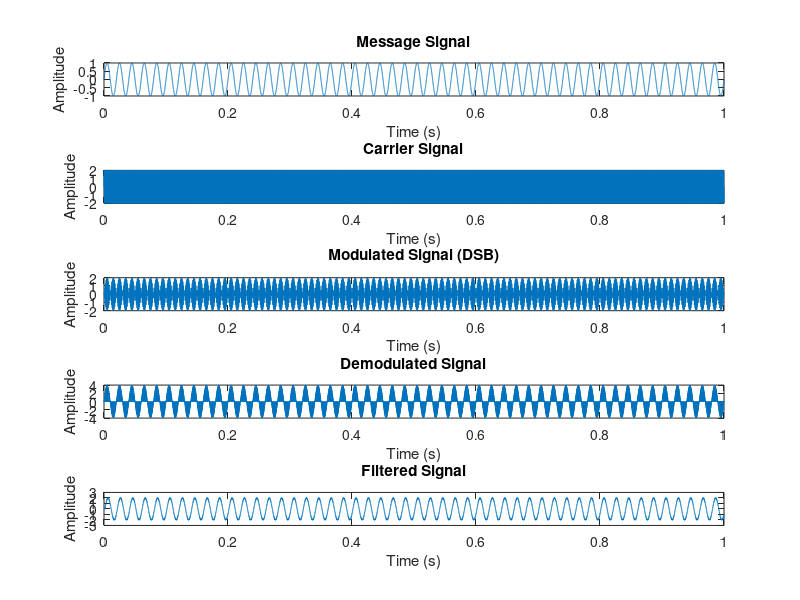

Reproduce this figure in MATLAB.
%{
AM Modulation and Demodulation
--------------------------------------------------------------------------
File: Script_AM_Mod_Demod.m  

Description: AM based Modualation and Demodulation Process Demonstration   

Author: Vishaka Basnayake

Contact Information:
  - Email: vishakab@sltc.ac.lk
  - GitHub: https://github.com/vishakab

Date: October 7, 2023

Revision History:
  - Version 1.0 (October 1, 2023): Initial release.
  - Version 1.1 (October 4, 2023): Update filter order and passband edge frequency
%}

%--------------------------------------------------------------------------
clc
clear all
close all

%% Initialization

fs = 2^14; % Sampling frequency
t = 0:1/fs:1; % Time vector
fc = 1000; % Carrier frequency (Hz)
fm = 50; % Message signal frequency (Hz)
Am = 1; % Message signal amplitude
Ac = 2; % Carrier signal amplitude

%% Transmission

% Message signal (sine wave)
message_signal = Am * sin(2*pi*fm*t);
fprintf('Message Signal: Amplitude = %.2f, Frequency = %d Hz\n', Am, fm);

% Carrier signal (sine wave)
carrier_signal = Ac * sin(2*pi*fc*t);

% DSB modulation
modulated_signal = message_signal .* carrier_signal;

%% Reception
% DSB demodulation
demodulated_signal = modulated_signal .* carrier_signal;

% Low-pass filtering to remove carrier frequency
% Design the FIR low-pass filter using fir1
passband_edge = 100; % Passband edge frequency (Hz)
stopband_edge = 2500; % Stopband edge frequency (Hz)
filter_order = 50; % Filter order
normalized_passband_edge = passband_edge / (fs/2);
normalized_stopband_edge = stopband_edge/ (fs/2);
filter_coeff = fir1(filter_order, [normalized_passband_edge, normalized_stopband_edge], 'low');
 
% Use the filter function to filter the demodulated signal
filtered_demodulated_signal = filter(filter_coeff, 1, demodulated_signal);

%% Visualization
% Plot the signals
subplot(5,1,1);
plot(t, message_signal);
title('Message Signal');
xlabel('Time (s)');
ylabel('Amplitude');

subplot(5,1,2);
plot(t, carrier_signal);
title('Carrier Signal');
xlabel('Time (s)');
ylabel('Amplitude');

% Display the modulated signal
subplot(5,1,3);
plot(t, modulated_signal);
title('Modulated Signal (DSB)');
xlabel('Time (s)');
ylabel('Amplitude');

% Display the Filtered and Demodulated signal (should resemble the message signal)
subplot(5,1,4);
plot(t, demodulated_signal);
title('Demodulated Signal');
xlabel('Time (s)');
ylabel('Amplitude');

% Display the Filtered and Demodulated signal (should resemble the message signal)
subplot(5,1,5);
plot(t, filtered_demodulated_signal);
title('Filtered Signal');
xlabel('Time (s)');
ylabel('Amplitude');
